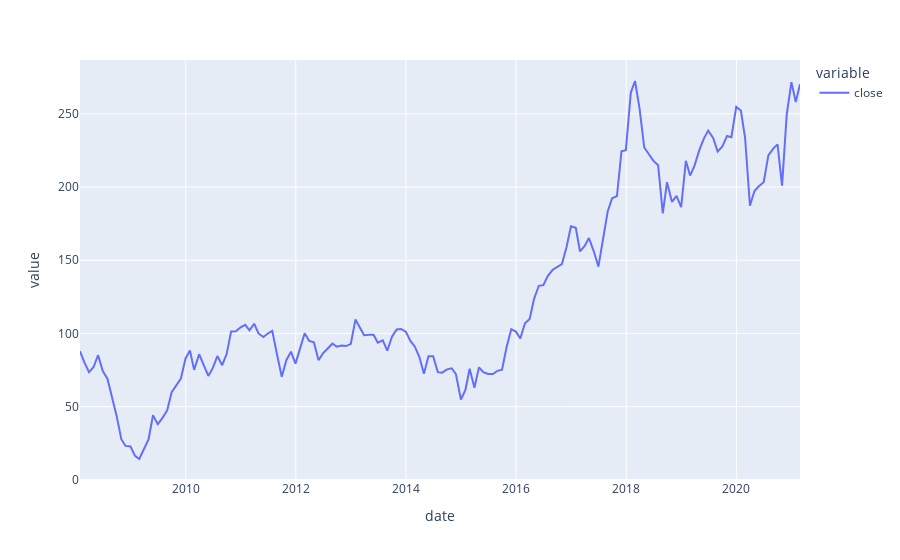

The cell this chart's notebook holds for it:
### Code cell
sber_daily['close'].resample('BM').apply(lambda x: x[-1]).plot()

### Figure 1 — Plotly figure (JSON) as saved in the notebook; plotly's stock layout.template omitted (floating-point values rounded to 4 significant figures; data arrays with more than 128 entries replaced by an {"elided": "..."} marker saying what was removed)
{"data": [{"hovertemplate": "variable=close<br>date=%{x}<br>value=%{y}<extra></extra>", "legendgroup": "close", "line": {"color": "#636efa", "dash": "solid"}, "mode": "lines", "name": "close", "orientation": "v", "showlegend": true, "type": "scatter", "x": {"elided": "158 str values"}, "xaxis": "x", "y": {"elided": "158 float values"}, "yaxis": "y"}], "layout": {"autosize": true, "legend": {"title": {"text": "variable"}, "tracegroupgap": 0}, "margin": {"t": 60}, "xaxis": {"anchor": "y", "autorange": true, "domain": [0, 1], "range": ["2008-01-31", "2021-02-26"], "title": {"text": "date"}, "type": "date"}, "yaxis": {"anchor": "x", "autorange": true, "domain": [0, 1], "range": [-0.07056, 286.7], "title": {"text": "value"}, "type": "linear"}}}
